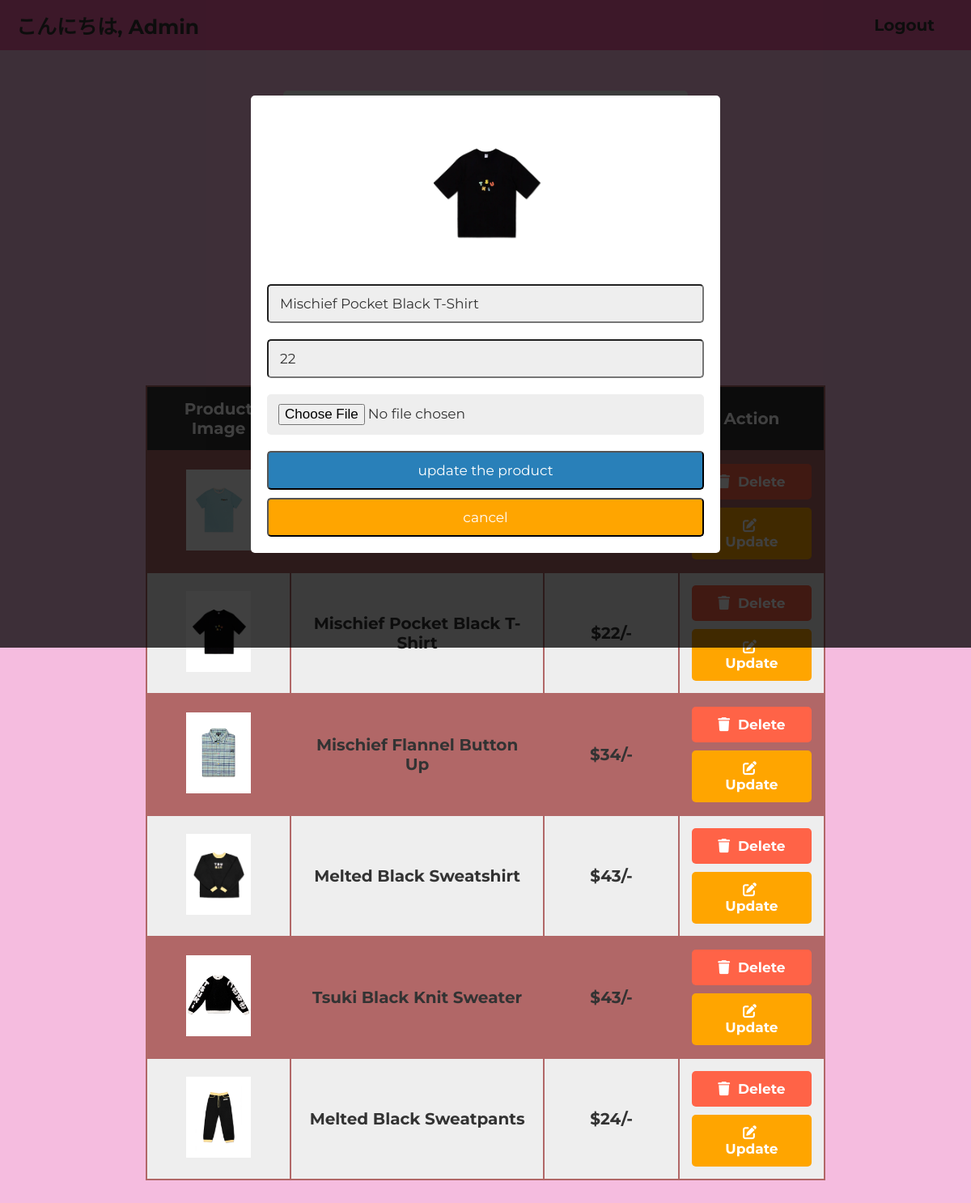
/admin.php?edit=17 (signed in), run on the app's committed database.
### tables this page shows
CREATE TABLE `products` (
  `id` int(255) NOT NULL,
  `name` varchar(255) NOT NULL,
  `price` varchar(255) NOT NULL,
  `image` varchar(255) NOT NULL
);

### admin.php (the view, shortened to what this page needs)
<?php
    include 'db_conn.php';
        if (isset($_SESSION['id']) && isset($_SESSION['user_name'])) {
?>
<!DOCTYPE html>
<html lang="en">
    <head>
        <link rel="stylesheet" href="style/admin.css">
        <link rel="stylesheet" href="https://stackpath.bootstrapcdn.com/font-awesome/4.7.0/css/font-awesome.min.css">
        <link rel="stylesheet" href="https://cdnjs.cloudflare.com/ajax/libs/font-awesome/6.2.1/css/all.min.css">
    </head>
    <body>
        <?php
            include 'header.php';
        ?>
        <div class="container">
            <section id="crud">
                <form action="" method="post" class="add-product-form" enctype="multipart/form-data">
                    <h3>Add a New Product</h3>
                </form>
            </section>
        </div>
        <section class="display-product-table">
            <table>
                <thead>
                    <th>Product Image</th>
                    <th>Product Name</th>
                    <th>Product Price</th>
                    <th>Action</th>
                </thead>
                <tbody>
                    <?php
                        $select_products = mysqli_query($conn, "SELECT * FROM products");
                        if (mysqli_num_rows($select_products) > 0) {
                            while ($row = mysqli_fetch_assoc($select_products)) {
                                ?>
                            <tr>
                                <td><img src="uploaded_img/<?php echo $row['image']; ?>" height="100" alt=""></td>
                                <td><?php echo $row['name']; ?></td>
                                <td>$<?php echo $row['price']; ?>/-</td>
                                <td>
                                    <a href="admin.php?delete=<?php echo $row['id']; ?>" class="delete-btn" onclick="return confirm('Are you sure you want to delete this?');"><i class="fas fa-trash"></i> Delete </a>
                                    <a href="admin.php?edit=<?php echo $row['id']; ?>" class="option-btn"><i class="fas fa-edit"></i> Update </a>
                                </td>
                            </tr>
                            <?php
                            };
                        }else{
                            echo "<div class='empty'>No Product Added</div>";
                        }
                    ?>
                </tbody>
            </table>
        </section>
        <section class="edit-form-container">
            <?php
                if (isset($_GET['edit'])) {
                $edit_id = (int)$_GET['edit'];
                $edit_query = "SELECT * FROM products WHERE id = $edit_id";
                $result = mysqli_query($conn, $edit_query);
                if (mysqli_num_rows($result) > 0) {
                    $fetch_edit = mysqli_fetch_assoc($result);
            ?>
            <form action="admin.php" method="post" enctype="multipart/form-data">
                <img src="uploaded_img/<?php echo $fetch_edit['image']; ?>" height="200" alt="">
                <input type="text" class="box" required name="update_p_name" value="<?php echo $fetch_edit['name']; ?>">
                <input type="number" min="0" class="box" required name="update_p_price" value="<?php echo $fetch_edit['price']; ?>">
                <input type="file" class="box" required name="update_p_image" accept="image/png, image/jpg, image/jpeg">
                <input type="submit" value="update the product" name="update_product" class="btn">
                <input type="reset" value="cancel" id="close-edit" class="option-btn">
            </form>
            <?php
                    };
                }
            ?>
        </section>
    </body>
</html>
<?php
    }else {
        header("Location: login.php");
        exit();
    }
?>

### style/admin.css (style rules this page uses)
:root { --blue: #2980b9; --red: tomato; --dgr: red; --orange: orange; --black: #333; --white: #fff; --pink: #f15fa3; --green: #37f713; --yellow: yellow; --bg-color: #eee; --box-shadow: 0 .5rem 1rem rgba(0,0,0,.1); --border: .1rem solid #999; }
body { background-color: rgb(245, 188, 223); }
* { margin: 0; padding: 0; box-sizing: border-box; font-family: "Montserrat", sans-serif; }
html { font-size: 62.5%; overflow-x: hidden; }
.container { max-width: 1200px; margin: 0 auto; }
#crud { padding: 2rem; }
.btn, .option-btn, .delete-btn { display: block; width: 100%; text-align: center; background-color: var(--blue); color: var(--white); font-size: 1.7rem; padding: 1.2rem 3rem; border-radius: 0.5rem; cursor: pointer; margin-top: 1rem; }
.option-btn i, .delete-btn i { padding-right: 0.5rem; }
.option-btn { background-color: var(--orange); }
.delete-btn { margin-top: 0; background-color: var(--red); }
.add-product-form { max-width: 50rem; background-color: var(--bg-color); border-radius: 0.5rem; padding: 2rem; margin: 0 auto; margin-top: 2rem; }
.add-product-form h3 { font-size: 2.5rem; margin-bottom: 1rem; color: var(--black); text-transform: uppercase; text-align: center; }
.display-product-table table { width: 70%; text-align: center; margin: 0 auto; background-color: rgb(177, 103, 103); margin-bottom: 5rem; }
.display-product-table table tr:nth-child(even) { background-color: var(--bg-color); }
.display-product-table table tr td { padding: 1.5rem; font-size: 2rem; font-weight: bold; color: var(--black); }
.display-product-table table tr td:first-child { padding: 0; }
.display-product-table table thead th { padding: 1.5rem; font-size: 2rem; background-color: var(--black); color: var(--white); }
a { text-decoration: none; }
.edit-form-container { position: fixed; top: 0; left: 0; z-index: 1100; background-color: rgba(0, 0, 0, 0.75); padding: 2rem; display: none; align-items: center; justify-content: center; min-height: 100vh; width: 100%; }
.edit-form-container form { width: 50%; border-radius: 0.5rem; background-color: var(--white); text-align: center; padding: 2rem; }
.edit-form-container form .box { width: 100%; background-color: var(--bg-color); border-radius: 0.5rem; margin: 1rem 0; font-size: 1.7rem; color: var(--black); padding: 1.2rem 1.4rem; text-decoration: none; }

### data on the page
products: image (picture)
products: image (picture), name "Mischief Pocket Black T-Shirt", price "22", update_p_name "Mischief Pocket Black T-Shirt", update_p_price "22"
products: image (picture), name "Mischief Flannel Button Up", price "34"
products: image (picture), name "Melted Black Sweatshirt", price "43"
products: image (picture), name "Tsuki Black Knit Sweater", price "43"
products: image (picture), name "Melted Black Sweatpants", price "24"

### other printed values
$_SESSION['name'] "Admin"
